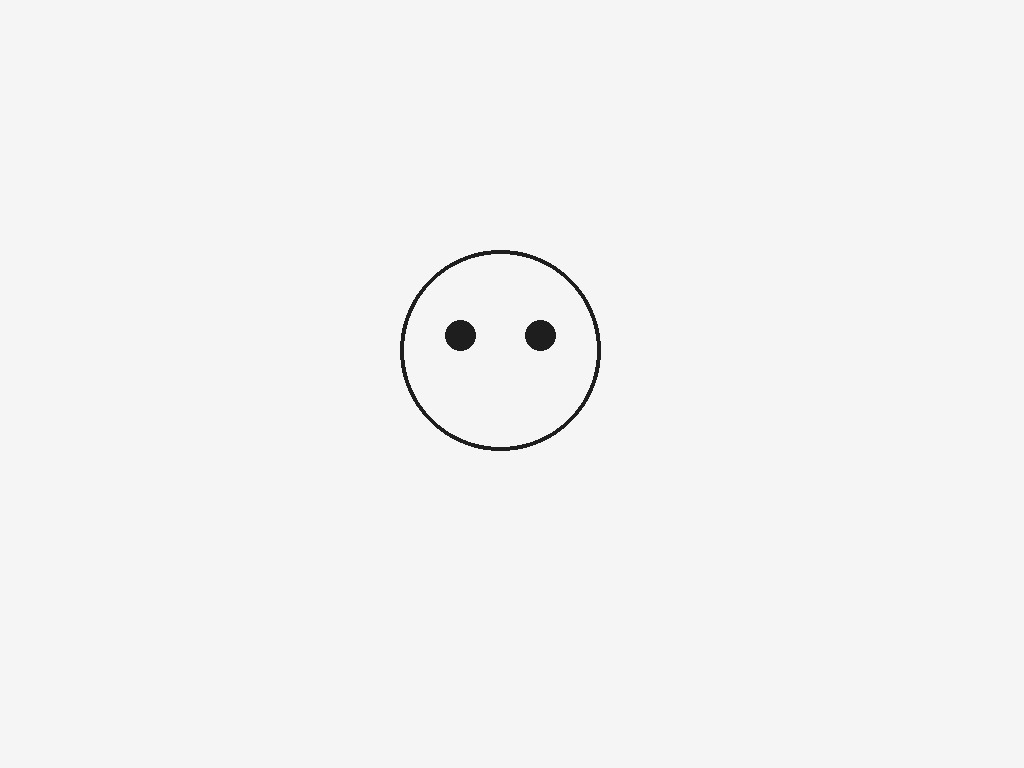
#> input picture scripts/test_sketch.jpg, 1024 x 768 px, found by its file name
$ python experiment_diff.py
#> lines starting #> are read from the running program, lines starting #| are printed output that depends on the picture; after the words box and inside, x2 and y2 are one past the last pixel; in counts of white or black regions, pixels touching at a corner belong together
"""ユーザ絵 vs SDXL生成画像の差分検出実験スクリプト

目的: SDXL Turbo + ControlNet が出した「完成形画像」から、
「ユーザがまだ描いていない部分(=ロボットが描き足すべき部分)」を抽出する。

設計判断:
  - generated_image を Canny strong_blur で線画化 (実験1で良い結果が出た方法)
  - user_image を二値化
  - user_mask を dilate (膨張) してから差分を取る
  - これで「ユーザの線の近傍」を「描き足し不要エリア」として除外

入力:
  user_image:      ~/draw_piper/scripts/test_sketch.jpg (これがmedian合成相当)
  generated_image: ~/draw_piper/logs/sdxl_output_*.png (全部試す)

出力:
  ~/draw_piper/logs/diff_experiment/<元画像名>/
    01_user_binary.png         <- ユーザ絵の二値化
    02_user_dilated_<n>.png    <- ユーザマスク膨張版 (複数カーネルサイズ)
    03_generated_canny.png     <- SDXL出力のCanny線画
    04_diff_<n>.png            <- 差分結果 (複数カーネルサイズ)
  ~/draw_piper/logs/diff_experiment/summary.md

評価:
  - 差分後にユーザの円+点が消えているか
  - 「描き足し部分」として意味のある線が残っているか
  - ロボットで描けるストローク数か (50〜300)
"""

import logging
from datetime import datetime
from pathlib import Path

import cv2
import numpy as np


# ----- パス設定 -----
HOME = Path.home()
LOG_DIR = HOME / "draw_piper" / "logs"
OUT_DIR = LOG_DIR / "diff_experiment"
OUT_DIR.mkdir(parents=True, exist_ok=True)

SCRIPT_DIR = HOME / "draw_piper" / "scripts"
USER_IMAGE_PATH = SCRIPT_DIR / "test_sketch.jpg"


# ----- ロギング -----
log_file = OUT_DIR / f"experiment_{datetime.now().strftime('%Y%m%d_%H%M%S')}.log"
logging.basicConfig(
    level=logging.INFO,
    format="%(asctime)s [%(levelname)s] %(message)s",
    handlers=[
        logging.FileHandler(log_file),
        logging.StreamHandler(),
    ],
)
log = logging.getLogger(__name__)


# ----- メトリクス -----

def estimate_stroke_metric(binary_white_bg_black_lines: np.ndarray) -> dict:
    """白地に黒線の二値画像からストローク量を推定。"""
    line_mask = (binary_white_bg_black_lines < 128).astype(np.uint8)
    total = line_mask.size
    line_px = int(line_mask.sum())
    num_components, _ = cv2.connectedComponents(line_mask, connectivity=8)
    return {
        "line_pixel_ratio": line_px / total,
        "estimated_strokes": num_components - 1,
    }


# ----- 個別処理 -----

def binarize_user(user_img_gray: np.ndarray) -> np.ndarray:
    """ユーザの絵を二値化。黒線=255, 白地=0 のマスク (差分計算用)。

    入力: ユーザの絵(白地に黒線のグレースケール)
    出力: マスク(黒線のあった場所=255, それ以外=0)
    """
    # ユーザの絵は単純な線なのでOtsuで十分
    _, binary = cv2.threshold(
        user_img_gray, 0, 255, cv2.THRESH_BINARY_INV + cv2.THRESH_OTSU
    )
    # binary は「黒線があった場所=255, 白地=0」
    return binary


def canny_strong_blur(img_gray: np.ndarray) -> tuple[np.ndarray, np.ndarray]:
    """SDXL生成画像から線画を抽出。

    戻り値:
      mask: 黒線=255, 白地=0 のマスク
      visual: 白地に黒線 (人間視認用)
    """
    blurred = cv2.GaussianBlur(img_gray, (9, 9), 3.0)
    edges = cv2.Canny(blurred, 50, 150)
    # edges は「線=255, 背景=0」のマスクそのもの
    return edges, 255 - edges


# ----- 差分処理本体 -----

def compute_diff(
    user_mask: np.ndarray,
    generated_mask: np.ndarray,
    dilate_kernel_size: int,
) -> tuple[np.ndarray, np.ndarray]:
    """ユーザマスクを dilate して差分を取る。

    引数:
      user_mask:      ユーザ絵の線マスク (線=255, 背景=0)
      generated_mask: SDXL生成線画のマスク (線=255, 背景=0)
      dilate_kernel_size: ユーザマスクの膨張カーネルサイズ

    戻り値:
      diff_mask: 差分マスク (線=255, 背景=0)
      diff_visual: 白地に黒線の見やすい画像
    """
    kernel = np.ones((dilate_kernel_size, dilate_kernel_size), np.uint8)
    user_dilated = cv2.dilate(user_mask, kernel, iterations=1)

    # AND NOT: generated にあって user_dilated にない部分
    diff_mask = cv2.bitwise_and(generated_mask, cv2.bitwise_not(user_dilated))

    # 視認用に反転
    diff_visual = 255 - diff_mask
    return diff_mask, diff_visual


# ----- メイン処理 -----

def process_image(
    generated_path: Path,
    user_img_gray: np.ndarray,
    user_mask: np.ndarray,
) -> dict:
    """1枚の生成画像に対して、複数の dilate サイズで差分を取る。"""
    log.info(f"Processing: {generated_path.name}")

    gen_img = cv2.imread(str(generated_path))
    if gen_img is None:
        log.warning(f"  Failed to read: {generated_path}")
        return {}

    gen_gray = cv2.cvtColor(gen_img, cv2.COLOR_BGR2GRAY)

    # ユーザ画像と同サイズに揃える (生成画像が1024x1024で、ユーザは1024x768なので揃える)
    h, w = gen_gray.shape
    if user_img_gray.shape != gen_gray.shape:
        user_resized = cv2.resize(user_img_gray, (w, h), interpolation=cv2.INTER_LANCZOS4)
        user_mask_resized = cv2.resize(user_mask, (w, h), interpolation=cv2.INTER_NEAREST)
    else:
        user_resized = user_img_gray
        user_mask_resized = user_mask

    # 出力ディレクトリ
    sub_dir = OUT_DIR / generated_path.stem
    sub_dir.mkdir(parents=True, exist_ok=True)

    # 参照画像を保存
    cv2.imwrite(str(sub_dir / "00_user_resized.png"), user_resized)
    cv2.imwrite(str(sub_dir / "00_generated_original.png"), gen_img)
    cv2.imwrite(str(sub_dir / "01_user_binary_mask.png"), user_mask_resized)

    # 生成画像のCanny線画化
    gen_mask, gen_visual = canny_strong_blur(gen_gray)
    cv2.imwrite(str(sub_dir / "03_generated_canny.png"), gen_visual)
    gen_metrics = estimate_stroke_metric(gen_visual)
    log.info(
        f"  generated_canny: line_ratio={gen_metrics['line_pixel_ratio']:.3%}, "
        f"strokes={gen_metrics['estimated_strokes']}"
    )

    # 複数の dilate サイズで差分を取る
    results = {"generated_canny": gen_metrics}
    for kernel_size in [5, 11, 21, 31, 51]:
        # ユーザマスク膨張版を保存
        kernel = np.ones((kernel_size, kernel_size), np.uint8)
        user_dilated = cv2.dilate(user_mask_resized, kernel, iterations=1)
        cv2.imwrite(str(sub_dir / f"02_user_dilated_k{kernel_size:02d}.png"), 255 - user_dilated)

        # 差分
        diff_mask, diff_visual = compute_diff(user_mask_resized, gen_mask, kernel_size)
        cv2.imwrite(str(sub_dir / f"04_diff_k{kernel_size:02d}.png"), diff_visual)

        metrics = estimate_stroke_metric(diff_visual)
        results[f"diff_k{kernel_size}"] = metrics
        log.info(
            f"  diff_k{kernel_size:02d}: line_ratio={metrics['line_pixel_ratio']:.3%}, "
            f"strokes={metrics['estimated_strokes']}"
        )

    return results


def main():
    log.info("=" * 60)
    log.info("Diff detection experiment: user vs generated")
    log.info(f"Output dir: {OUT_DIR}")
    log.info("=" * 60)

    # ユーザ画像読み込み
    if not USER_IMAGE_PATH.exists():
        log.error(f"User image not found: {USER_IMAGE_PATH}")
        return

    user_img = cv2.imread(str(USER_IMAGE_PATH))
#> user_img is the input picture: shape (768, 1024, 3); min 19, max 255, mean 243.9
    user_gray = cv2.cvtColor(user_img, cv2.COLOR_BGR2GRAY)
    log.info(f"User image: {USER_IMAGE_PATH.name}, shape={user_gray.shape}")

    user_mask = binarize_user(user_gray)
#> in binarize_user, `_, binary = cv2.threshold( user_img_gray, 0, 255, cv2.THRESH_BINARY_IN..`:
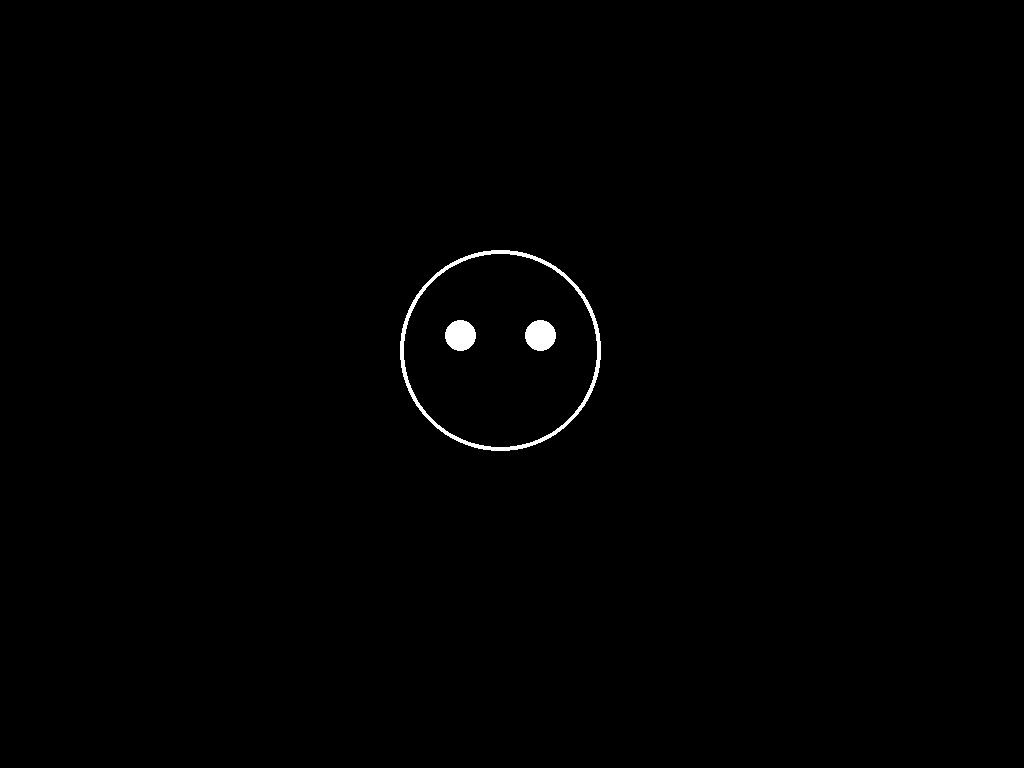
#> binary: shape (768, 1024); 0.5% white; 3 white regions, box (x1, y1, x2, y2) and area: (400, 250, 601, 451) 2416, (445, 320, 476, 351) 749, (525, 320, 556, 351) 749
    user_metrics = estimate_stroke_metric(255 - user_mask)
#> in estimate_stroke_metric, `line_px = int(line_mask.sum())`: line_px = 3914
#> in estimate_stroke_metric, `num_components, _ = cv2.connectedComponents(line_mask, connectivity=8)`: num_components = 4
#> user_metrics = {'line_pixel_ratio': 0.00498, 'estimated_strokes': 3}
    log.info(
        f"User binary: line_ratio={user_metrics['line_pixel_ratio']:.3%}, "
        f"strokes={user_metrics['estimated_strokes']}"
    )

    # SDXL生成画像を全部処理
    input_files = sorted(LOG_DIR.glob("sdxl_output_*.png"))
    if not input_files:
        log.error("No SDXL output images found")
        return
    log.info(f"Found {len(input_files)} generated images")

    all_results = {}
    for input_path in input_files:
        all_results[input_path.name] = process_image(input_path, user_gray, user_mask)
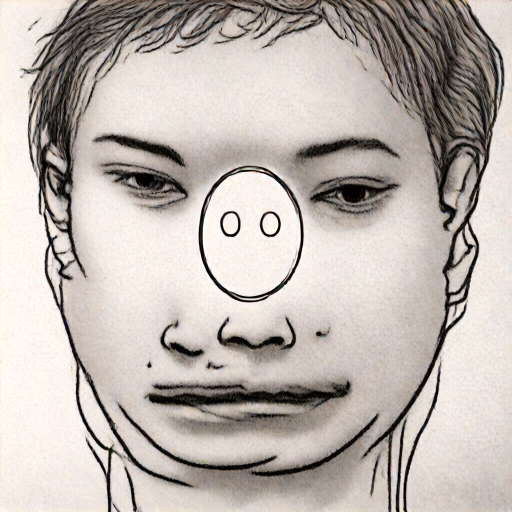
#> input picture logs/sdxl_output_20260523_140432_1step.png, 1024 x 1024 px (shown at 1/2 size)
#> in process_image, gen_img is the input picture: shape (1024, 1024, 3); mean B, G, R 175.4, 181.3, 189.8
#> in process_image, `user_mask_resized = cv2.resize(user_mask, (w, h), interpolation=cv2.IN..`: user_mask_resized: shape (1024, 1024); 0.5% white; 3 white regions, box (x1, y1, x2, y2) and area: (400, 334, 601, 602) 3219, (445, 427, 476, 468) 997, (525, 427, 556, 468) 997
#> in canny_strong_blur, `edges = cv2.Canny(blurred, 50, 150)`: edges: shape (1024, 1024); 3.3% white in thin lines or dots
#> in process_image, `gen_mask, gen_visual = canny_strong_blur(gen_gray)`:
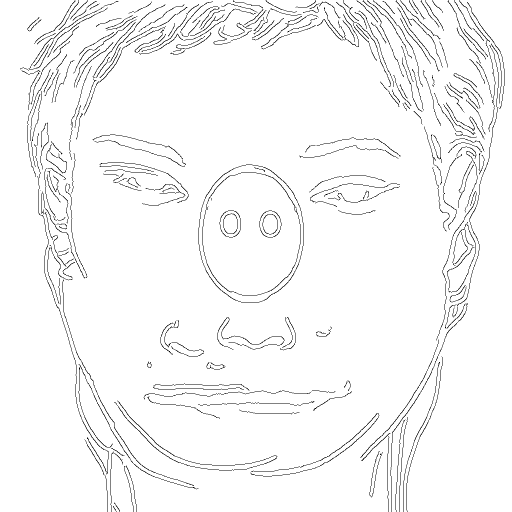
#> gen_visual: shape (1024, 1024) (shown at 1/2 size); 96.7% white; black in thin lines or dots
#> in estimate_stroke_metric (call 2), `line_mask = (binary_white_bg_black_lines < 128).astype(np.uint8)`: line_mask: shape (1024, 1024); values 0 (black) and 1 (white), 3.3% white in thin lines or dots
#> in process_image, `gen_metrics = estimate_stroke_metric(gen_visual)`: gen_metrics = {'line_pixel_ratio': 0.0329, 'estimated_strokes': 324}
#> the loop in process_image, `for kernel_size in [5, 11, 21, 31, 51]:` made 5 passes
#> (line_px in estimate_stroke_metric, num_components in estimate_stroke_metric, metrics) on passes 1 to 5: (33439, 345, {'line_pixel_ratio': 0.0319, 'estimated_strokes': 344}), (32465, 349, {'line_pixel_ratio': 0.031, 'estimated_strokes': 348}), (32174, 315, {'line_pixel_ratio': 0.0307, 'estimated_strokes': 314}), (32174, 315, {'line_pixel_ratio': 0.0307, 'estimated_strokes': 314}), (32172, 316, {'line_pixel_ratio': 0.0307, 'estimated_strokes': 315})
#> pass 1, in process_image, `user_dilated = cv2.dilate(user_mask_resized, kernel, iterations=1)`:
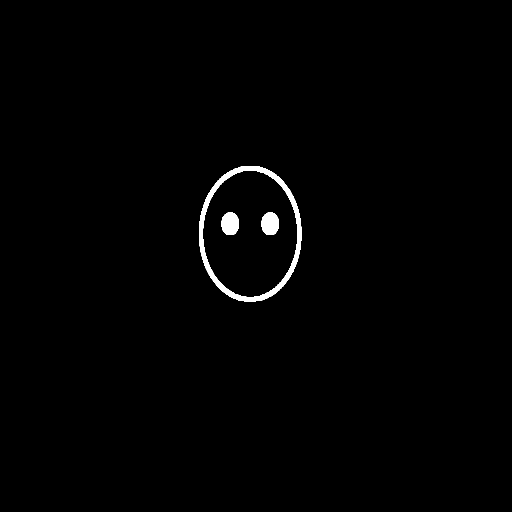
#> user_dilated: shape (1024, 1024) (shown at 1/2 size); 0.91% white; 3 white regions, box (x1, y1, x2, y2) and area: (398, 332, 603, 604) 6895, (443, 425, 478, 470) 1301, (523, 425, 558, 470) 1301
#> pass 1, in compute_diff, `diff_mask = cv2.bitwise_and(generated_mask, cv2.bitwise_not(user_dilat..`:
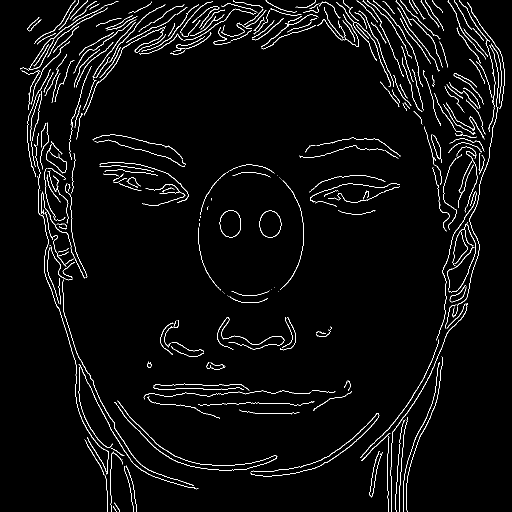
#> diff_mask: shape (1024, 1024) (shown at 1/2 size); 3.2% white in thin lines or dots
#> pass 1, in compute_diff, `diff_visual = 255 - diff_mask`:
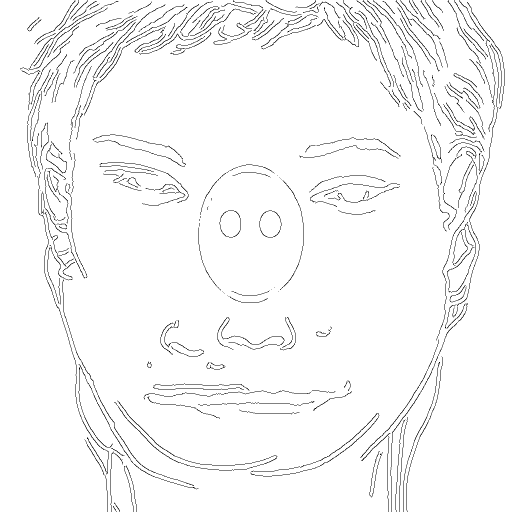
#> diff_visual: shape (1024, 1024) (shown at 1/2 size); 96.8% white; black in thin lines or dots
#> after the loop in process_image, `for kernel_size in [5, 11, 21, 31, 51]:`:
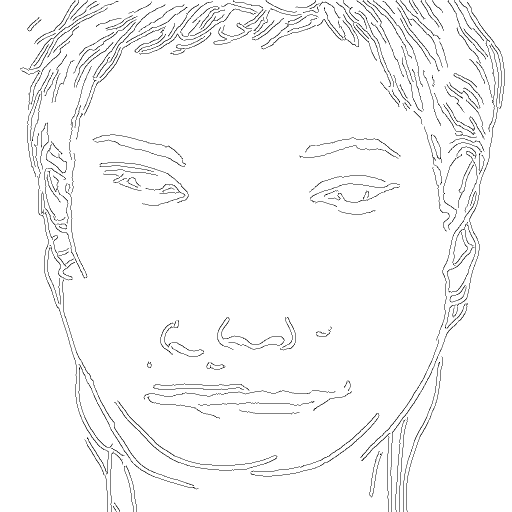
#> diff_visual: shape (1024, 1024) (shown at 1/2 size); 96.9% white; black in thin lines or dots
#> after the loop in process_image, `for kernel_size in [5, 11, 21, 31, 51]:`: results = 6 items

    # サマリー
    summary_path = OUT_DIR / "summary.md"
    with summary_path.open("w") as f:
        f.write("# Diff detection experiment summary\n\n")
        f.write(f"Date: {datetime.now().strftime('%Y-%m-%d %H:%M:%S')}\n\n")
        f.write(f"User image: `{USER_IMAGE_PATH.name}`\n")
        f.write(f"  - line_pixel_ratio: {user_metrics['line_pixel_ratio']:.3%}\n")
        f.write(f"  - estimated_strokes: {user_metrics['estimated_strokes']}\n\n")
        f.write("各生成画像 × dilate kernel size での差分結果\n\n")
        f.write("- kernel=5: ほぼピンポイント差分(リング残るかも)\n")
        f.write("- kernel=11: 標準\n")
        f.write("- kernel=21: ユーザ線周辺をしっかり除外\n")
        f.write("- kernel=31: 広めに除外(描き足し部分が遠方になる)\n")
        f.write("- kernel=51: 大きく除外(ユーザ絵周辺全部消える)\n\n")
        f.write("目標: ストロークが 50〜300、線が顔の意味のある部分に残ること\n\n")

        for img_name, methods in all_results.items():
            f.write(f"## {img_name}\n\n")
            f.write("| 手法 | line_pixel_ratio | estimated_strokes |\n")
            f.write("|---|---|---|\n")
            for method_name, metrics in methods.items():
                f.write(
                    f"| {method_name} | "
                    f"{metrics['line_pixel_ratio']:.3%} | "
                    f"{metrics['estimated_strokes']} |\n"
                )
            f.write("\n")
#> this loop made 1 pass
#> img_name on pass 1: 'sdxl_output_20260523_140432_1step.png'

    log.info(f"Summary written to: {summary_path}")
    log.info("")
    log.info("Recommended viewing order for each image folder:")
    log.info("  00_user_resized.png         <- ユーザの絵 (リサイズ済み)")
    log.info("  00_generated_original.png   <- SDXL出力 (元)")
    log.info("  03_generated_canny.png      <- Canny線画化後 (差分前)")
    log.info("  04_diff_k11.png             <- 差分結果 (kernel=11)")
    log.info("  04_diff_k21.png             <- 差分結果 (kernel=21) 推奨開始点")


if __name__ == "__main__":
    main()
